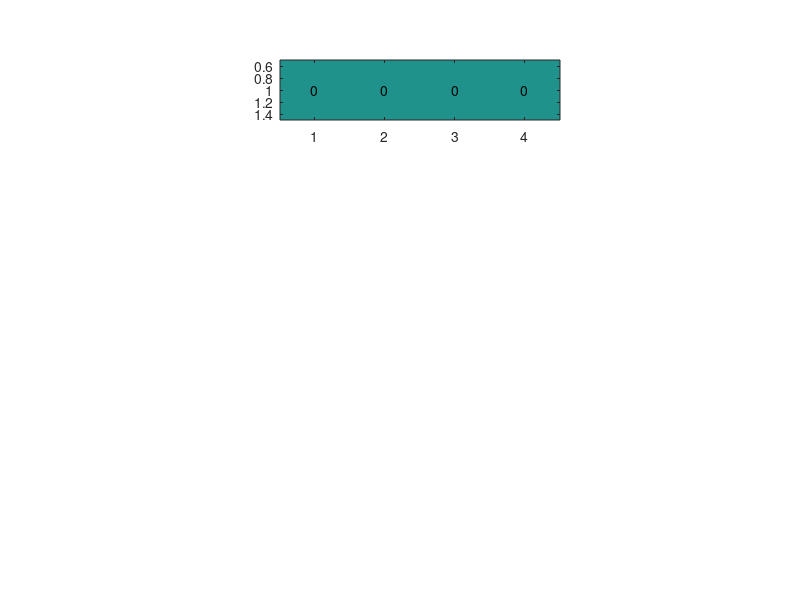

This chart was generated by the following MATLAB code: (Note: this script raises an error after producing the figure.)
%% Main script for calling mouse data simulation network
% 2019-08-14 plotting now handles multiple varied parameters
clearvars;
close all;

addpath('mechs')
addpath('dependencies')
addpath('eval_scripts')
addpath('genlib')
addpath(genpath('../dynasim'))

ICdir = 'ICSimStim\mouse\v2\145638_s30';
% ICdirPath = 'Z:\eng_research_hrc_binauralhearinglab\Model-Junzi_files_backup-remove_when_copied\V21\STRFs\163857\'
ICdirPath = [ICdir filesep];
ICstruc = dir([ICdirPath '*.mat']);

%% varied parameters
varies(1).conxn = '(IC->IC)';
varies(1).param = 'trial';
varies(1).range = 1:20;

varies(end+1).conxn = '(S->R)';
varies(end).param = 'gSYN';
varies(end).range = 0.16:0.01:0.2; %0.15:0.005:0.19;

varies(end+1).conxn = '(IC->R)';
varies(end).param = 'gSYN';
varies(end).range = .2; %0.15:0.005:0.19;
%% Initialize variables
plot_rasters = 1;

y=1;
x=1;
nIC = length(ICstruc);
nvaried = {varies(2:end).range};
nvaried = prod(cellfun(@length,nvaried));
performanceMax=zeros(16,nvaried);
pMaxm0=zeros(4,nvaried);
pMaxs0=zeros(4,nvaried);
maxTaus0=zeros(4,nvaried);
maxTaum0=zeros(4,nvaried);
maxTau=zeros(16,nvaried);
diagConfigs = [6,12,18,24];
datetime=datestr(now,'yyyymmdd-HHMMSS');

for z = 1:length(ICstruc)
    % restructure IC spikes
    load([ICdirPath ICstruc(z).name],'t_spiketimes');
    temp = cellfun(@max,t_spiketimes,'UniformOutput',false);
    tmax = max([temp{:}]);
    spks = zeros(20,4,tmax); %I'm storing spikes in a slightly different way...
    for j = 1:size(t_spiketimes,1) %trials [1:10]
        for k = 1:size(t_spiketimes,2) %neurons [(1:4),(1:4)]
            if k < 5 %song 1
                spks(j,k,round(t_spiketimes{j,k})) = 1;
            else
                spks(j+10,k-4,round(t_spiketimes{j,k})) = 1;
            end
        end
    end

    % save spk file
    spatialConfig = strsplit(ICstruc(z).name,'.');
    study_dir = fullfile(pwd, 'run', datetime, filesep, spatialConfig{1});
    if exist(study_dir, 'dir')
      rmdir(study_dir, 's');
    end
    mkdir(fullfile(study_dir, 'solve'));
    save(fullfile(study_dir, 'solve','IC_spks.mat'),'spks');

    % call network
    time_end = size(spks,3);
    if ICstruc(z).name(2)=='0' %masker only
        [pMaxs0(z,:), maxTaus0(z,:),annotstr]= mouse_network(study_dir,time_end,varies,plot_rasters,ICstruc(z).name);
    elseif ICstruc(z).name(4)=='0' %target only
        [pMaxm0(y,:), maxTaum0(y,:),annotstr]= mouse_network(study_dir,time_end,varies,plot_rasters,ICstruc(z).name);
        y= y+1;
    else
        [performanceMax(x,:),maxTau(x,:),annotstr]= mouse_network(study_dir,time_end,varies,plot_rasters,ICstruc(z).name);
        x=x+1;
    end
end

%         figure;
%         for ii = 1:4
%             subplot(1,4,ii)
%             plotSpikeRasterFs(flipud(logical(squeeze(spks(:,ii,:)))), 'PlotType','vertline');
%             xlim([0 2000])
%         end

%% performance grids
for vv = 1:nvaried
    % output 1 by 4 grid of only masker
    figure
    textColorThresh = 70;
    l=num2cell(round(pMaxm0(:,vv)));
    l= cellfun(@num2str, l,'UniformOutput', false);
    positionVector = [0.35 0.8 0.35 0.1];
    subplot('Position',positionVector)
    im=imagesc(pMaxm0(:,vv)');
    x = [1,2,3,4];
    y=[1,1,1,1];
    t= text(x(:),y(:), l, 'HorizontalAlignment', 'Center');
    for i= 1:4
        t(i).FontSize=12;
        if pMaxm0(i,vv)>textColorThresh
            t(i).Color = 'k';
        else
            t(i).Color= 'w';
        end
    end
    colormap('parula'); % this makes the boxes blue
    caxis([50 100])
    % output 1 by 4 grid of only target
    l=num2cell(round(pMaxs0(:,vv)));
    l= cellfun(@num2str, l,'UniformOutput', false);
    positionVector = [0.35 0.65 0.35 0.1];
    subplot('Position',positionVector)
    im=imagesc(pMaxs0(:,vv)');
    x = [1,2,3,4];
    y=[1,1,1,1];
    t= text(x(:),y(:), l, 'HorizontalAlignment', 'Center');
    for i= 1:4
        t(i).FontSize=12;
        if pMaxs0(i,vv)>textColorThresh
            t(i).Color = 'k';
        else
            t(i).Color= 'w';
        end
    end
    colormap('parula'); % this makes the boxes blue
    caxis([50 100])
    % output- 4 by 4 grid- calculate in a seperate script
    % plot the matrix similar to the that on the paper- imagesc()
    mat = reshape(performanceMax(:,vv),4,4);
    mat = flipud(mat);
    l = num2cell(round(mat));
    l = cellfun(@num2str, l,'UniformOutput', false);
    positionVector = [0.35 0.15 0.4 0.4];
    subplot('Position',positionVector)
    im=imagesc(mat);
    x = repmat(1:4,4,1);
    y=x';
    t= text(x(:),y(:), l, 'HorizontalAlignment', 'Center');
    for i= 1:16
        t(i).FontSize=12;
        if mat(i)>textColorThresh
            t(i).Color = 'k';
        else
            t(i).Color= 'w';
        end
    end
    colormap('parula'); % this makes the boxes blue
    colorbar;
    caxis([50 100])
    xlabel('song location')
    ylabel('masker location')
    yticks(1:4)
    yticklabels({'90','45','0','-90'})
    xticks(1:4)
    xticklabels({'-90','0','45','90'})
    set(gca,'fontsize',12)
    %positionVector = [x0+subplotloc*(dx+lx) y0 lx ly];
    %subplot('Position',positionVector)
    
    % save grid
    ICparts = strsplit(ICdir, filesep);
    suptitle({['data: ' ICparts{end}]})
    annotation('textbox',[.75 .6 .2 .1],...
               'string',annotstr(vv,:),...
               'FitBoxToText','on',...
               'LineStyle','none')

    Dirparts = strsplit(study_dir, filesep);
    DirPart = fullfile(Dirparts{1:end-1});
    saveas(gca,[DirPart filesep 'performance_grid_v ' num2str(vv) '.tiff'])
end